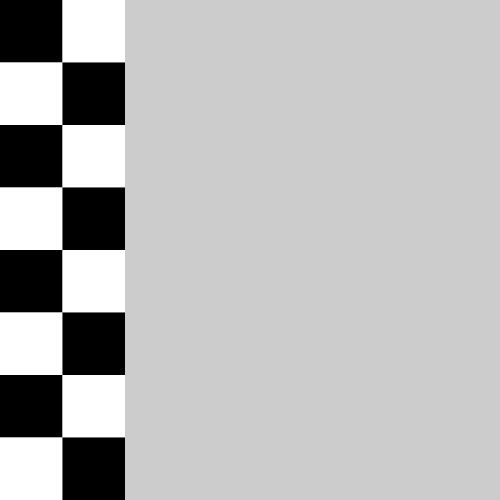
Frame 1 (no input)
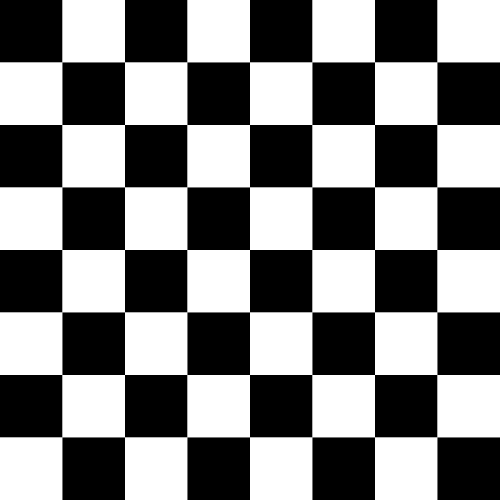
Frame 60 (the mouse pressed at the canvas centre just before this capture)
Frame 120 (the mouse held since frame 60 and released just before this capture): identical to frame 60, image omitted

The Processing sketch that drew these frames (run headless with seeded random() and noise(); from frame 60 on, the mouse is pressed at the canvas centre):

// Processing sketch: Liang_Loop_Assignment_2
// ── Liang_Loop_Assignment_2.pde
/* Create a program that will produce a checkerboard pattern using loops. 
Allow the user to increase and decrease the number of columns by pressing 
the right and left arrows, respectively. Allow the user to increase and 
decrease the number of rows by pressing the up and down arrows, respectively. */

void setup(){
  size(500, 500);
//frameRate(2);
}
float a = 8;
float b = 8;
float x;
//float y;
//float n = 0;


void draw(){
  //background(255);
  //if(n % 2 == 0){//even
    for(float y = 0; y < height; y = y + 2* height/b){
      fill(#000000);//black first
      noStroke();
      rect(x,y, width/a, height/b);
    }
    for(float y = height/b; y < height; y = y + 2* height/b){
      fill(#FFFFFF);
      noStroke();
      rect(x,y, width/a, height/b);
    }
    x = x + width/a;
  //  n = n + 1;
  //}
  //else if(n % 2 == 1){//odd
    for(float y = 0; y < height; y = y + 2* height/b){
      fill(#FFFFFF);//white first
      noStroke();
      rect(x,y,width/a, height/b);
    }
    for(float y = height/b; y < height; y = y + 2* height/b){
      fill(#000000);
      noStroke();
      rect(x,y,width/a, height/b);
    }
    x = x + width/a;
   // n = n + 1;
  //}
}

void keyPressed(){
  if(keyCode == UP){
    x = 0;
    b++;
  }
  if(keyCode == RIGHT){
    x = 0;
    a++; // a = a + 1 -> a += 1;
    //print(b);
  }
  if(keyCode == LEFT){
    x = 0;
    a --;
  }
  if(keyCode == DOWN){
    x= 0;
    b --;
  }
}
